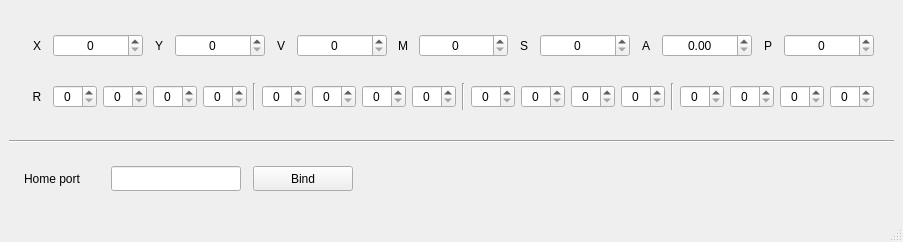
<?xml version="1.0" encoding="UTF-8"?>
<ui version="4.0">
 <class>Interface</class>
 <widget class="QMainWindow" name="Interface">
  <property name="geometry">
   <rect>
    <x>0</x>
    <y>0</y>
    <width>903</width>
    <height>242</height>
   </rect>
  </property>
  <property name="minimumSize">
   <size>
    <width>903</width>
    <height>242</height>
   </size>
  </property>
  <property name="maximumSize">
   <size>
    <width>903</width>
    <height>242</height>
   </size>
  </property>
  <property name="windowTitle">
   <string>MainWindow</string>
  </property>
  <widget class="QWidget" name="centralwidget">
   <layout class="QVBoxLayout" name="verticalLayout">
    <item>
     <widget class="QWidget" name="parametrsInterface" native="true">
      <property name="minimumSize">
       <size>
        <width>885</width>
        <height>115</height>
       </size>
      </property>
      <property name="maximumSize">
       <size>
        <width>885</width>
        <height>115</height>
       </size>
      </property>
      <layout class="QVBoxLayout" name="verticalLayout_2">
       <item>
        <widget class="QWidget" name="parametrsInput" native="true">
         <property name="minimumSize">
          <size>
           <width>865</width>
           <height>45</height>
          </size>
         </property>
         <property name="maximumSize">
          <size>
           <width>865</width>
           <height>45</height>
          </size>
         </property>
         <layout class="QHBoxLayout" name="horizontalLayout_10">
          <item>
           <widget class="QLabel" name="xLabel">
            <property name="minimumSize">
             <size>
              <width>20</width>
              <height>0</height>
             </size>
            </property>
            <property name="maximumSize">
             <size>
              <width>20</width>
              <height>16777215</height>
             </size>
            </property>
            <property name="text">
             <string>X</string>
            </property>
            <property name="alignment">
             <set>Qt::AlignCenter</set>
            </property>
           </widget>
          </item>
          <item>
           <widget class="QSpinBox" name="xSpinBox">
            <property name="alignment">
             <set>Qt::AlignCenter</set>
            </property>
           </widget>
          </item>
          <item>
           <widget class="QLabel" name="yLabel">
            <property name="minimumSize">
             <size>
              <width>20</width>
              <height>0</height>
             </size>
            </property>
            <property name="maximumSize">
             <size>
              <width>20</width>
              <height>16777215</height>
             </size>
            </property>
            <property name="text">
             <string>Y</string>
            </property>
            <property name="alignment">
             <set>Qt::AlignCenter</set>
            </property>
           </widget>
          </item>
          <item>
           <widget class="QSpinBox" name="ySpinBox">
            <property name="alignment">
             <set>Qt::AlignCenter</set>
            </property>
           </widget>
          </item>
          <item>
           <widget class="QLabel" name="vLabel">
            <property name="minimumSize">
             <size>
              <width>20</width>
              <height>0</height>
             </size>
            </property>
            <property name="maximumSize">
             <size>
              <width>20</width>
              <height>16777215</height>
             </size>
            </property>
            <property name="text">
             <string>V</string>
            </property>
            <property name="alignment">
             <set>Qt::AlignCenter</set>
            </property>
           </widget>
          </item>
          <item>
           <widget class="QSpinBox" name="vSpinBox">
            <property name="alignment">
             <set>Qt::AlignCenter</set>
            </property>
           </widget>
          </item>
          <item>
           <widget class="QLabel" name="mLabel">
            <property name="minimumSize">
             <size>
              <width>20</width>
              <height>0</height>
             </size>
            </property>
            <property name="maximumSize">
             <size>
              <width>20</width>
              <height>16777215</height>
             </size>
            </property>
            <property name="text">
             <string>M</string>
            </property>
            <property name="alignment">
             <set>Qt::AlignCenter</set>
            </property>
           </widget>
          </item>
          <item>
           <widget class="QSpinBox" name="mSpinBox">
            <property name="alignment">
             <set>Qt::AlignCenter</set>
            </property>
           </widget>
          </item>
          <item>
           <widget class="QLabel" name="sLabel">
            <property name="minimumSize">
             <size>
              <width>20</width>
              <height>0</height>
             </size>
            </property>
            <property name="maximumSize">
             <size>
              <width>20</width>
              <height>16777215</height>
             </size>
            </property>
            <property name="text">
             <string>S</string>
            </property>
            <property name="alignment">
             <set>Qt::AlignCenter</set>
            </property>
           </widget>
          </item>
          <item>
           <widget class="QSpinBox" name="sSpinBox">
            <property name="alignment">
             <set>Qt::AlignCenter</set>
            </property>
           </widget>
          </item>
          <item>
           <widget class="QLabel" name="aLabel">
            <property name="minimumSize">
             <size>
              <width>20</width>
              <height>0</height>
             </size>
            </property>
            <property name="maximumSize">
             <size>
              <width>20</width>
              <height>16777215</height>
             </size>
            </property>
            <property name="text">
             <string>A</string>
            </property>
            <property name="alignment">
             <set>Qt::AlignCenter</set>
            </property>
           </widget>
          </item>
          <item>
           <widget class="QDoubleSpinBox" name="aDoubleSpinBox">
            <property name="alignment">
             <set>Qt::AlignCenter</set>
            </property>
           </widget>
          </item>
          <item>
           <widget class="QLabel" name="pLabel">
            <property name="minimumSize">
             <size>
              <width>20</width>
              <height>0</height>
             </size>
            </property>
            <property name="maximumSize">
             <size>
              <width>20</width>
              <height>16777215</height>
             </size>
            </property>
            <property name="text">
             <string>P</string>
            </property>
            <property name="alignment">
             <set>Qt::AlignCenter</set>
            </property>
           </widget>
          </item>
          <item>
           <widget class="QSpinBox" name="pSpinBox">
            <property name="alignment">
             <set>Qt::AlignCenter</set>
            </property>
           </widget>
          </item>
         </layout>
        </widget>
       </item>
       <item>
        <widget class="QWidget" name="rInput" native="true">
         <property name="minimumSize">
          <size>
           <width>865</width>
           <height>45</height>
          </size>
         </property>
         <property name="maximumSize">
          <size>
           <width>865</width>
           <height>45</height>
          </size>
         </property>
         <layout class="QHBoxLayout" name="horizontalLayout_9">
          <item>
           <widget class="QLabel" name="RLabel">
            <property name="minimumSize">
             <size>
              <width>20</width>
              <height>0</height>
             </size>
            </property>
            <property name="maximumSize">
             <size>
              <width>20</width>
              <height>16777215</height>
             </size>
            </property>
            <property name="text">
             <string>R</string>
            </property>
            <property name="alignment">
             <set>Qt::AlignCenter</set>
            </property>
           </widget>
          </item>
          <item>
           <widget class="QSpinBox" name="rSpinBox_1">
            <property name="alignment">
             <set>Qt::AlignCenter</set>
            </property>
           </widget>
          </item>
          <item>
           <widget class="QSpinBox" name="rSpinBox_2">
            <property name="alignment">
             <set>Qt::AlignCenter</set>
            </property>
           </widget>
          </item>
          <item>
           <widget class="QSpinBox" name="rSpinBox_3">
            <property name="alignment">
             <set>Qt::AlignCenter</set>
            </property>
           </widget>
          </item>
          <item>
           <widget class="QSpinBox" name="rSpinBox_4">
            <property name="alignment">
             <set>Qt::AlignCenter</set>
            </property>
           </widget>
          </item>
          <item>
           <widget class="Line" name="line_1">
            <property name="orientation">
             <enum>Qt::Vertical</enum>
            </property>
           </widget>
          </item>
          <item>
           <widget class="QSpinBox" name="rSpinBox_5">
            <property name="alignment">
             <set>Qt::AlignCenter</set>
            </property>
           </widget>
          </item>
          <item>
           <widget class="QSpinBox" name="rSpinBox_6">
            <property name="alignment">
             <set>Qt::AlignCenter</set>
            </property>
           </widget>
          </item>
          <item>
           <widget class="QSpinBox" name="rSpinBox_7">
            <property name="alignment">
             <set>Qt::AlignCenter</set>
            </property>
           </widget>
          </item>
          <item>
           <widget class="QSpinBox" name="rSpinBox_8">
            <property name="alignment">
             <set>Qt::AlignCenter</set>
            </property>
           </widget>
          </item>
          <item>
           <widget class="Line" name="line_2">
            <property name="orientation">
             <enum>Qt::Vertical</enum>
            </property>
           </widget>
          </item>
          <item>
           <widget class="QSpinBox" name="rSpinBox_9">
            <property name="alignment">
             <set>Qt::AlignCenter</set>
            </property>
           </widget>
          </item>
          <item>
           <widget class="QSpinBox" name="rSpinBox_10">
            <property name="alignment">
             <set>Qt::AlignCenter</set>
            </property>
           </widget>
          </item>
          <item>
           <widget class="QSpinBox" name="rSpinBox_11">
            <property name="alignment">
             <set>Qt::AlignCenter</set>
            </property>
           </widget>
          </item>
          <item>
           <widget class="QSpinBox" name="rSpinBox_12">
            <property name="alignment">
             <set>Qt::AlignCenter</set>
            </property>
           </widget>
          </item>
          <item>
           <widget class="Line" name="line_3">
            <property name="orientation">
             <enum>Qt::Vertical</enum>
            </property>
           </widget>
          </item>
          <item>
           <widget class="QSpinBox" name="rSpinBox_13">
            <property name="alignment">
             <set>Qt::AlignCenter</set>
            </property>
           </widget>
          </item>
          <item>
           <widget class="QSpinBox" name="rSpinBox_14">
            <property name="alignment">
             <set>Qt::AlignCenter</set>
            </property>
           </widget>
          </item>
          <item>
           <widget class="QSpinBox" name="rSpinBox_15">
            <property name="alignment">
             <set>Qt::AlignCenter</set>
            </property>
           </widget>
          </item>
          <item>
           <widget class="QSpinBox" name="rSpinBox_16">
            <property name="alignment">
             <set>Qt::AlignCenter</set>
            </property>
           </widget>
          </item>
         </layout>
        </widget>
       </item>
      </layout>
     </widget>
    </item>
    <item>
     <widget class="Line" name="line">
      <property name="orientation">
       <enum>Qt::Horizontal</enum>
      </property>
     </widget>
    </item>
    <item>
     <widget class="QWidget" name="firstFloor" native="true">
      <property name="minimumSize">
       <size>
        <width>360</width>
        <height>50</height>
       </size>
      </property>
      <property name="maximumSize">
       <size>
        <width>360</width>
        <height>50</height>
       </size>
      </property>
      <layout class="QHBoxLayout" name="horizontalLayout_3">
       <item>
        <widget class="QLabel" name="homePortLabel">
         <property name="minimumSize">
          <size>
           <width>75</width>
           <height>25</height>
          </size>
         </property>
         <property name="maximumSize">
          <size>
           <width>75</width>
           <height>25</height>
          </size>
         </property>
         <property name="text">
          <string>Home port</string>
         </property>
         <property name="alignment">
          <set>Qt::AlignLeading|Qt::AlignLeft|Qt::AlignVCenter</set>
         </property>
        </widget>
       </item>
       <item>
        <widget class="QLineEdit" name="homePortLineEdit">
         <property name="minimumSize">
          <size>
           <width>130</width>
           <height>25</height>
          </size>
         </property>
         <property name="maximumSize">
          <size>
           <width>130</width>
           <height>25</height>
          </size>
         </property>
         <property name="alignment">
          <set>Qt::AlignCenter</set>
         </property>
        </widget>
       </item>
       <item>
        <widget class="QPushButton" name="bindButton">
         <property name="minimumSize">
          <size>
           <width>100</width>
           <height>25</height>
          </size>
         </property>
         <property name="maximumSize">
          <size>
           <width>100</width>
           <height>25</height>
          </size>
         </property>
         <property name="text">
          <string>Bind</string>
         </property>
        </widget>
       </item>
      </layout>
     </widget>
    </item>
   </layout>
  </widget>
  <widget class="QMenuBar" name="menubar">
   <property name="geometry">
    <rect>
     <x>0</x>
     <y>0</y>
     <width>903</width>
     <height>22</height>
    </rect>
   </property>
  </widget>
  <widget class="QStatusBar" name="statusbar"/>
 </widget>
 <resources/>
 <connections/>
</ui>
